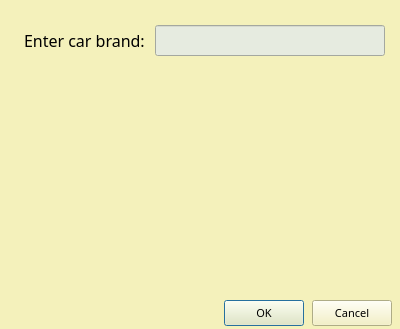
<?xml version="1.0" encoding="UTF-8"?>
<ui version="4.0">
 <class>getCarBrandDialog</class>
 <widget class="QDialog" name="getCarBrandDialog">
  <property name="geometry">
   <rect>
    <x>0</x>
    <y>0</y>
    <width>400</width>
    <height>329</height>
   </rect>
  </property>
  <property name="minimumSize">
   <size>
    <width>400</width>
    <height>329</height>
   </size>
  </property>
  <property name="maximumSize">
   <size>
    <width>400</width>
    <height>329</height>
   </size>
  </property>
  <property name="windowTitle">
   <string>Car Spreadsheet</string>
  </property>
  <property name="windowIcon">
   <iconset resource="Images.qrc">
    <normaloff>:/icons/carIcon</normaloff>:/icons/carIcon</iconset>
  </property>
  <property name="styleSheet">
   <string notr="true">background-color: #F4F1BB

</string>
  </property>
  <widget class="QWidget" name="layoutWidget">
   <property name="geometry">
    <rect>
     <x>24</x>
     <y>20</y>
     <width>361</width>
     <height>41</height>
    </rect>
   </property>
   <layout class="QHBoxLayout" name="horizontalLayout_2">
    <item>
     <widget class="QLabel" name="label">
      <property name="font">
       <font>
        <family>Yu Gothic UI Semilight</family>
        <pointsize>12</pointsize>
        <weight>50</weight>
        <italic>false</italic>
        <bold>false</bold>
       </font>
      </property>
      <property name="styleSheet">
       <string notr="true">font: 12pt &quot;Yu Gothic UI Semilight&quot;;</string>
      </property>
      <property name="text">
       <string>Enter car brand: </string>
      </property>
     </widget>
    </item>
    <item>
     <widget class="QLineEdit" name="carBrandLineEdit">
      <property name="font">
       <font>
        <family>Yu Gothic UI Semilight</family>
        <pointsize>12</pointsize>
        <weight>50</weight>
        <italic>false</italic>
        <bold>false</bold>
       </font>
      </property>
      <property name="styleSheet">
       <string notr="true">background-color: rgb(230, 235, 224);
font: 12pt &quot;Yu Gothic UI Semilight&quot;;</string>
      </property>
     </widget>
    </item>
   </layout>
   <zorder>carBrandLineEdit</zorder>
   <zorder>label</zorder>
  </widget>
  <widget class="QLabel" name="Shape1">
   <property name="geometry">
    <rect>
     <x>-144</x>
     <y>50</y>
     <width>561</width>
     <height>321</height>
    </rect>
   </property>
   <property name="styleSheet">
    <string notr="true">background-image: url(:/Shapes/Shape1.png);</string>
   </property>
   <property name="text">
    <string/>
   </property>
  </widget>
  <widget class="QPushButton" name="okPushButton">
   <property name="geometry">
    <rect>
     <x>224</x>
     <y>300</y>
     <width>80</width>
     <height>26</height>
    </rect>
   </property>
   <property name="font">
    <font>
     <family>Yu Gothic UI Semilight</family>
     <pointsize>8</pointsize>
     <weight>50</weight>
     <italic>false</italic>
     <bold>false</bold>
    </font>
   </property>
   <property name="cursor">
    <cursorShape>PointingHandCursor</cursorShape>
   </property>
   <property name="styleSheet">
    <string notr="true">QPushButton{
	background-color:#F4F1BB;
	font: 8pt &quot;Yu Gothic UI Semilight&quot;;
}
QPushButton:pressed{
	background-color:rgb(255, 251, 195);
}</string>
   </property>
   <property name="text">
    <string>OK</string>
   </property>
  </widget>
  <widget class="QPushButton" name="cancelPushButton">
   <property name="geometry">
    <rect>
     <x>312</x>
     <y>300</y>
     <width>80</width>
     <height>26</height>
    </rect>
   </property>
   <property name="font">
    <font>
     <family>Yu Gothic UI Semilight</family>
     <pointsize>8</pointsize>
     <weight>50</weight>
     <italic>false</italic>
     <bold>false</bold>
    </font>
   </property>
   <property name="cursor">
    <cursorShape>PointingHandCursor</cursorShape>
   </property>
   <property name="styleSheet">
    <string notr="true">QPushButton{
	background-color:#F4F1BB;
	font: 8pt &quot;Yu Gothic UI Semilight&quot;;
}
QPushButton:pressed{
	background-color:rgb(255, 251, 195);
}</string>
   </property>
   <property name="text">
    <string>Cancel</string>
   </property>
  </widget>
  <zorder>Shape1</zorder>
  <zorder>layoutWidget</zorder>
  <zorder>okPushButton</zorder>
  <zorder>cancelPushButton</zorder>
 </widget>
 <resources>
  <include location="Images.qrc"/>
 </resources>
 <connections/>
</ui>
